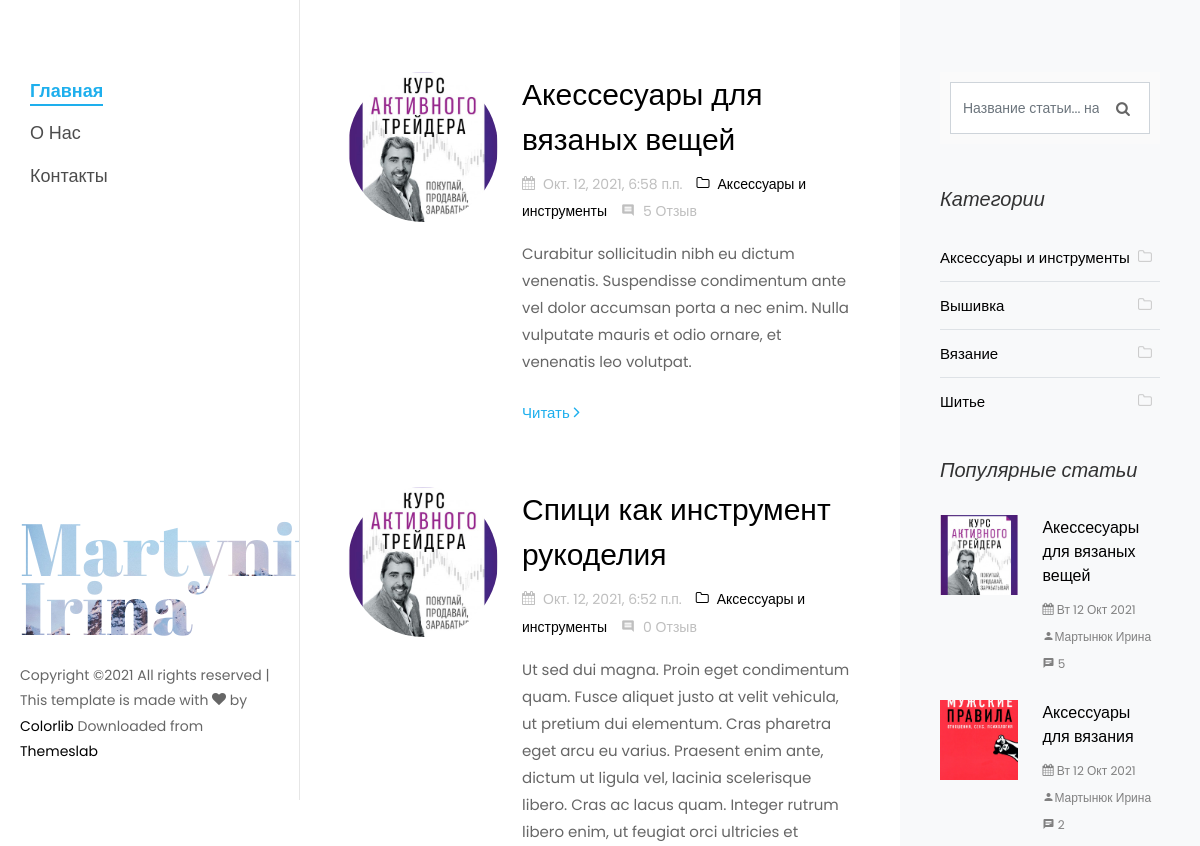
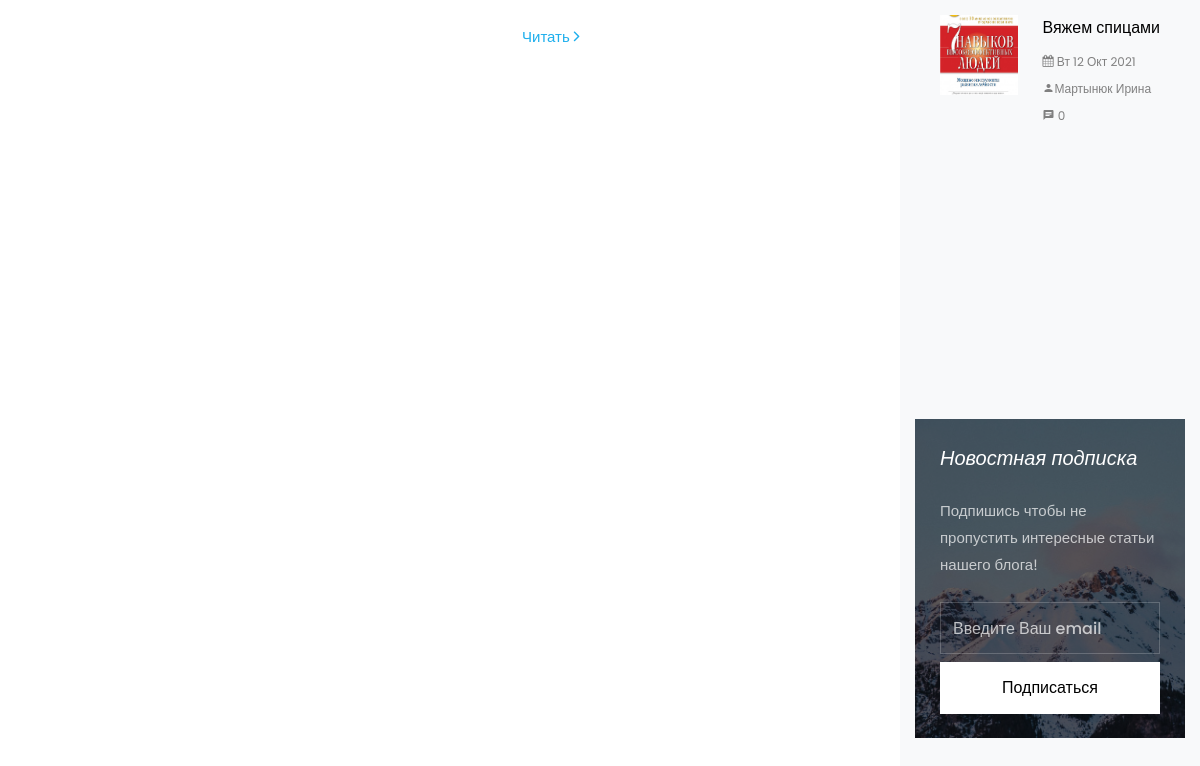
Before: / with the older database file (2 pictures, top to bottom).
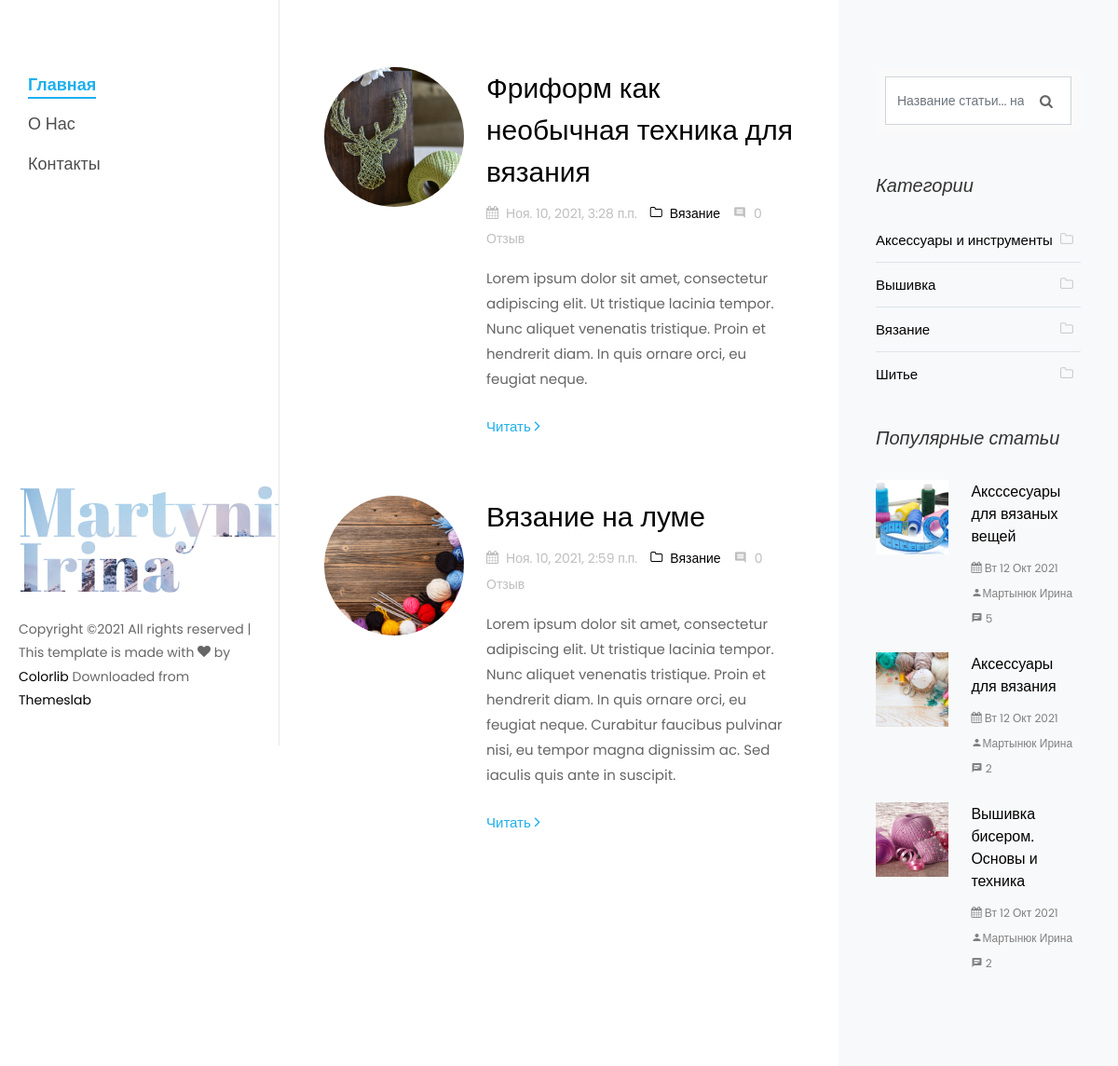
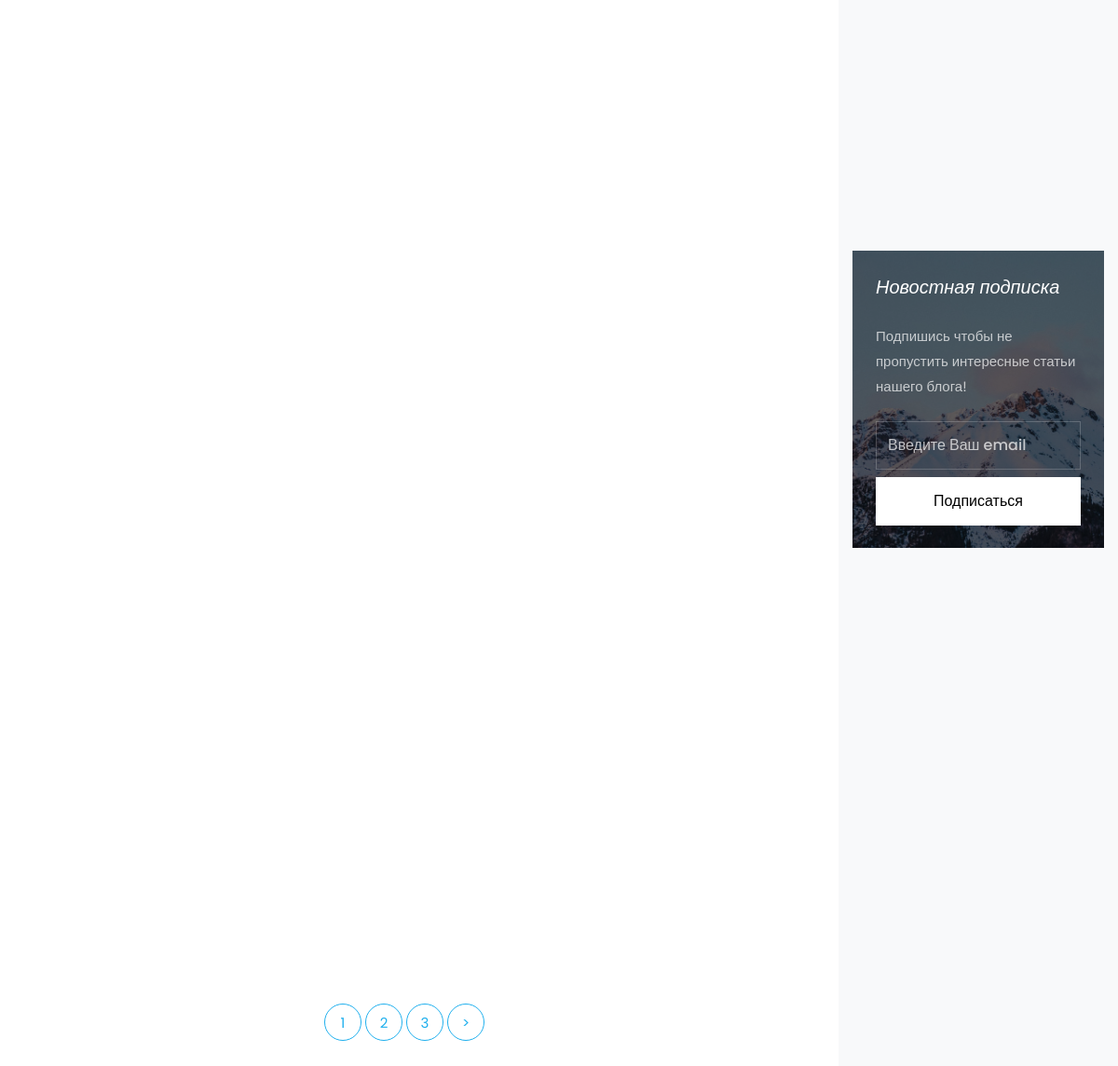
After: the same page with the newer database file (2 pictures, top to bottom).
### blog_app/models.py (models this page shows, shortened)
class Article(models.Model):
    title = models.CharField(max_length=256, blank=False, verbose_name='Название')
    category = models.ForeignKey('Category', on_delete=models.CASCADE, verbose_name='Категория')
    slug = models.SlugField(max_length=256, db_index=True)
    short_content = models.TextField(verbose_name='Краткое описание', max_length=300, default='Нет описания')
    content = models.TextField(blank=True, default='Нет описания', verbose_name='Текст статьи')
    created_at = models.DateTimeField(auto_now_add=True, verbose_name='Дата публикации')
    updated_at = models.DateTimeField(auto_now=True, verbose_name='Дата обновления')
    image = models.ImageField(upload_to='blog_images/%Y/%m/%d', verbose_name='Изображение', blank=False)
    draft = models.BooleanField(verbose_name='Черновик', default=False)
    author = models.CharField(verbose_name='Автор', blank=False, max_length=150)
    tags = TaggableManager()
    class Meta:
        ordering = ('-created_at',)
        verbose_name = 'Статья'
        verbose_name_plural = 'Статьи'
    def get_absolute_url(self):
        return reverse('article_detail', kwargs={'slug': self.slug})

class Category(models.Model):
    name = models.CharField(max_length=150, blank=False, db_index=True, verbose_name='Наименование')
    slug = models.SlugField(max_length=150, unique=True, blank=False, db_index=True)
    created_at = models.DateTimeField(auto_now_add=True, verbose_name='Дата создания')
    updated_at = models.DateTimeField(auto_now=True, verbose_name='Дата обновления')
    class Meta:
        ordering = ('name',)
        verbose_name = 'Категория'
        verbose_name_plural = 'Категории'
    def __str__(self):
        return self.name
    def get_absolute_url(self):
        return reverse('article_category_list', kwargs={'slug': self.slug})

### blog_app/views.py (the view)
# urls.py: path('', views.IndexView.as_view(), name="article_list_all"),
class IndexView(DataMixin, ListView):
    extra_context = {'title': 'Главная'}
    def get_queryset(self):
        return Article.objects.filter(draft=False)

### email_contact/forms.py
class ContactForm(forms.ModelForm):
    class Meta:
        model = Contact
        fields = ('email',)
        widgets = {
            'email': forms.EmailInput(
                attrs={
                    'class': 'form-control',
                    'placeholder': 'Введите Ваш email'
                }
            )
        }
        labels = {
            'email': ''
        }

### blog_app/templatetags/article_tag.py (called while the page is built)
@register.simple_tag()
def get_categories():
    return Category.objects.all()

@register.simple_tag()
def get_tags():
    return Tag.objects.all()

@register.simple_tag()
def get_archives():
    return Article.objects.dates('created_at', 'month', order='DESC').filter(draft=False)

@register.inclusion_tag('tags/popular_articles.html')
def get_popular_articles(count=None):
    popular_articles = Article.objects.annotate(
        num_comments=Count('reviews')
    ).order_by('-num_comments').filter(draft=False)[:count]
    return {
        'popular_articles': popular_articles
    }

### email_contact/templatetags/contact_tags.py (called while the page is built)
@register.inclusion_tag("contact/tags/form.html")
def contact_form():
    return {'contact_form': ContactForm()}

### templates/index.html
{% extends 'partials/base.html' %}
{% block content %}
    <div class="col-xl-8 py-5 px-md-5">
        <div class="row pt-md-4">
            {% for article in articles %}
                <div class="col-md-12">
                    <div class="blog-entry ftco-animate d-md-flex">
                        <a href="#" class="img img-2"
                           style="background-image: url({{ article.image.url }});"></a>
                        <div class="text text-2 pl-md-4">
                            <h3 class="mb-2"><a href="{{ article.get_absolute_url }}">{{ article.title}}</a>
                            </h3>
                            <div class="meta-wrap ">
                                <p class="meta">
                                    <span><i class="icon-calendar mr-2"></i>{{ article.created_at }}</span>
                                    <span><a href="{{ article.category.get_absolute_url }}"><i class="icon-folder-o mr-2"></i>{{ article.category }}</a></span>
                                    <span><i class="icon-comment2 mr-2"></i>{{ article.reviews_set.count }} Отзыв</span>
                                </p>
                            </div>
                            <p class="mb-4">{{ article.short_content }}</p>
                            <p><a href="{{ article.get_absolute_url }}" class="btn-custom">Читать <span
                                    class="ion-ios-arrow-forward"></span></a></p>
                        </div>
                    </div>
                </div>
            {% empty %}
            <h4>Список статей пуст</h4>
            {% endfor %}
        </div>
        {% include 'partials/paginations.html' %}
    </div>
{% endblock %}

### templates/partials/sidebar.html (shortened to what this page needs)
{% load article_tag %}
{% load contact_tags %}
<div class="col-xl-4 sidebar ftco-animate bg-light pt-5">
    <div class="sidebar-box pt-md-4">
        <form action="{% url 'search' %}" method="get" class="search-form">
            <div class="form-group">
                <span class="icon icon-search"></span>
                <input type="text" class="form-control" placeholder="Название статьи... нажмите Enter"
                       name="search_query">
            </div>
        </form>
    </div>
    <div class="sidebar-box ftco-animate">
        <h3 class="sidebar-heading">Категории</h3>
        <ul class="categories">
            {% get_categories as categories %}
            {% for category in categories %}
                <li class="colorlib-active"><a href="{{ category.get_absolute_url }}">{{ category.name }}<span><i
                        class="icon-folder-o mr-2"></i></span></a></li>
            {% endfor %}
        </ul>
    </div>
    {% get_popular_articles count=3 %}
    <div class="sidebar-box subs-wrap img py-4"
         style="background-image: url(/static/images/bg_1.jpg);">
        {% contact_form %}
    </div>
</div>

### templates/tags/popular_articles.html
<div class="sidebar-box ftco-animate">
    <h3 class="sidebar-heading">Популярные статьи</h3>
    {% for popular in popular_articles %}
        <div class="block-21 mb-4 d-flex">
            <a class="blog-img mr-4" style="background-image: url({{ popular.image.url }});"></a>
            <div class="text">
                <h3 class="heading"><a href="{{ popular.get_absolute_url }}">{{ popular.title }}</a>
                </h3>
                <div class="meta">
                    <div><a href="#"><span class="icon-calendar"></span> {{ popular.created_at|date:"D d M Y" }}</a></div>
                    <div><a href="#"><span class="icon-person"></span>{{ popular.author }}</a></div>
                    <div><a href="#"><span class="icon-chat"></span> {{ popular.reviews_set.count }}</a></div>
                </div>
            </div>
        </div>
        {% empty %}
        <h4>Список популярных статей пуст</h4>
    {% endfor %}
</div>

Changed rows visible on the page:
no longer on this page (row edited): Article: image (picture), title "Спици как инструмент рукоделия", created_at "Окт. 12, 2021, 6:52 п.п.", category "Аксессуары и инструменты", reviews_set.count "0", short_content "Ut sed dui magna. Proin eget condimentum quam. Fusce aliquet justo at velit vehicula, ut pretium dui elementum. Cras pharetra eget arcu eu varius. Praesent enim ante, dictum ut ligula vel, lacinia scelerisque libero. Cras ac lacus quam. Integer rutrum libero enim, ut feugiat orci ultricies et"
no longer on one of the page's lists (row edited): Article: title "Акессесуары для вязаных вещей", created_at "Окт. 12, 2021, 6:58 п.п.", category "Аксессуары и инструменты", reviews_set.count "5", short_content "Curabitur sollicitudin nibh eu dictum venenatis. Suspendisse condimentum ante vel dolor accumsan porta a nec enim. Nulla vulputate mauris et odio ornare, et venenatis leo volutpat."
no longer on this page (row edited): Article: image (picture), title "Вяжем спицами", created_at "Вт 12 Окт 2021", author "Мартынюк Ирина", reviews_set.count "0"
added Article: image (picture), title "Фриформ как необычная техника для вязания", created_at "Ноя. 10, 2021, 3:28 п.п.", category "Вязание", reviews_set.count "0", short_content "Lorem ipsum dolor sit amet, consectetur adipiscing elit. Ut tristique lacinia tempor. Nunc aliquet venenatis tristique. Proin et hendrerit diam. In quis ornare orci, eu feugiat neque."
added Article: image (picture), title "Вязание на луме", created_at "Ноя. 10, 2021, 2:59 п.п.", category "Вязание", reviews_set.count "0", short_content "Lorem ipsum dolor sit amet, consectetur adipiscing elit. Ut tristique lacinia tempor. Nunc aliquet venenatis tristique. Proin et hendrerit diam. In quis ornare orci, eu feugiat neque. Curabitur faucibus pulvinar nisi, eu tempor magna dignissim ac. Sed iaculis quis ante in suscipit."
changed Article: image: a different picture; title "Акессесуары для вязаных вещей" → "Аксссесуары для вязаных вещей"
changed Article "Аксессуары для вязания": image: a different picture
now on this page (row edited): Article: image (picture), title "Вышивка бисером. Основы и техника", created_at "Вт 12 Окт 2021", author "Мартынюк Ирина", reviews_set.count "2", shown under "Популярные статьи"
Other visible differences:
new list line: "1"
new list line: "2"
new list line: "3"
